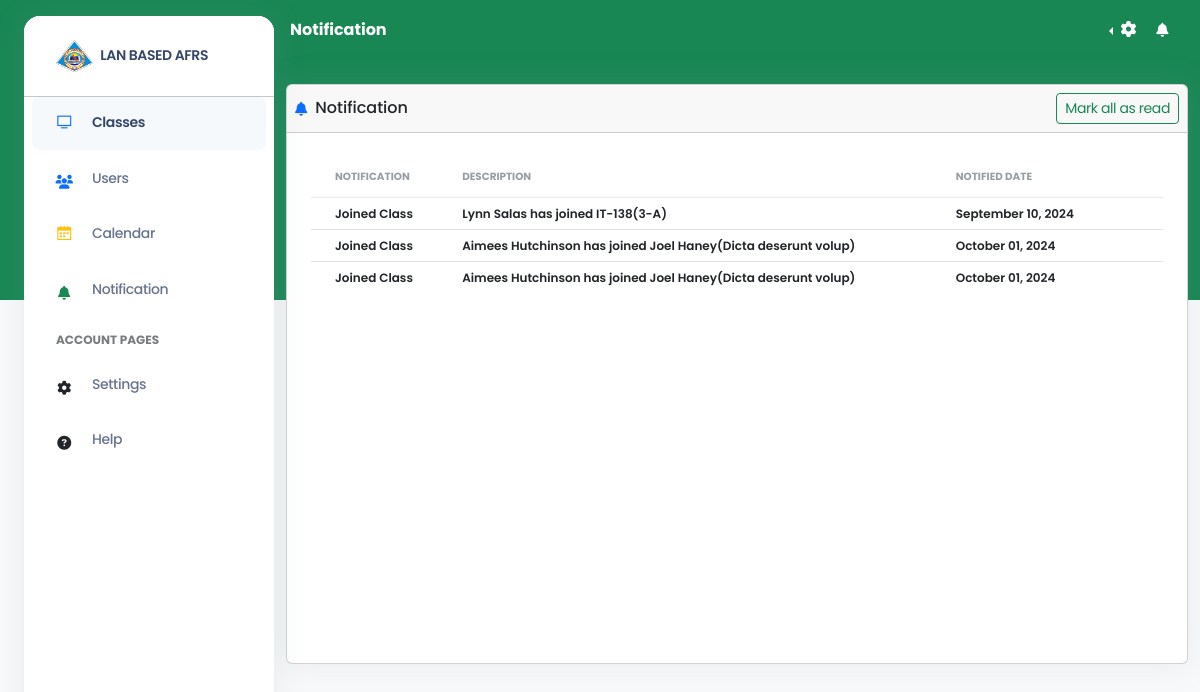
/index.php?page=notification (signed in), run on an earlier commit of the app's database.
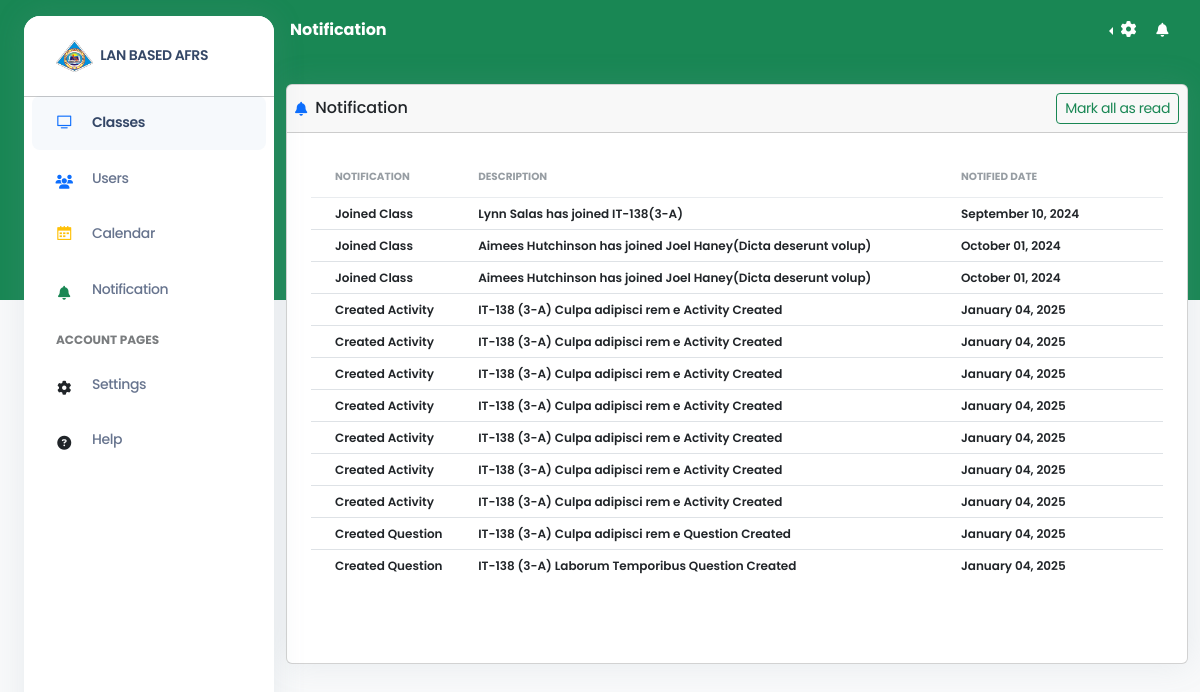
And on a later commit of the database.
### tables this page shows
CREATE TABLE `notifications` (
  `notification_id` int(255) NOT NULL,
  `notification_datetime` datetime DEFAULT NULL,
  `notification_description` longtext DEFAULT NULL,
  `notification_title` varchar(255) DEFAULT NULL,
  `notification_type` varchar(255) DEFAULT NULL,
  `included_id` int(11) DEFAULT NULL,
  `user_id` int(11) DEFAULT NULL,
  `activity_id` int(255) DEFAULT NULL,
  `is_read` int(1) NOT NULL
);

### views/notification.php (the view, shortened to what this page needs)
<?php
function getNotifData()
{
    global $conn;
    $user_id = $_SESSION['user_id'];
    $class_ids = [];
    $sql = "SELECT class_id FROM class_people WHERE user_id = ?";
    if ($stmt = $conn->prepare($sql)) {
        $stmt->bind_param("i", $user_id);
        $stmt->execute();
        $result = $stmt->get_result();
    }
    if (!empty($class_ids)) {
        $placeholders = implode(',', array_fill(0, count($class_ids), '?'));
    } else {
        $placeholders = '';
    }
    if (!empty($placeholders)) {
        $query = "SELECT notifications.*, users.*
                  FROM notifications
                  JOIN users ON users.user_id = notifications.user_id
                  WHERE (users.user_id = ? OR (notifications.included_id IN ($placeholders) AND notifications.notification_type = 'activity'))";
    } else {
        if ($_SESSION['usertype'] == 1) {
            $query = "SELECT notifications.*, users.*
            FROM notifications
            JOIN users ON users.user_id = notifications.user_id
            WHERE users.user_id = ?";
        } else {
            $query = "SELECT notifications.*, users.*
            FROM notifications
            JOIN users ON users.user_id = notifications.user_id";
        }
    }
    if ($stmt = $conn->prepare($query)) {
        if (!empty($placeholders)) {
            $types = str_repeat('i', count($class_ids) + 1);
            $params = array_merge([$user_id], $class_ids);
            $stmt->bind_param($types, ...$params);
        } else if ($_SESSION['usertype'] == 1) {
            $stmt->bind_param('i', $user_id);
        }
        $stmt->execute();
        $result = $stmt->get_result();
        $data = $result->fetch_all(MYSQLI_ASSOC);
        return $data;
    } else {
        echo json_encode(['status' => 'error', 'message' => 'Query preparation failed.']);
    }
}
?>
<div class="container-fluid py-4">
    <div class="row">
        <div class="col-12">
            <div class="card mb-4" style="min-height: 580px;">
                <div class="card-header d-flex p-2  align-items-center justify-content-between">
                    <div class="d-flex justify-content-between align-items-center w-100">
                        <div class="d-flex gap-2 ">
                            <i class="fa fa-bell text-primary text-sm opacity-10"></i>
                            <h6 class="mb-0">Notification</h6>
                        </div>
                        <div>
                            <button data-bs-toggle="modal" data-bs-target="#people" class="btn btn-outline-success btn-sm mb-0">
                                Mark all as read
                            </button>
                        </div>
                    </div>
                </div>
                <div class="card-body">
                    <table class="table align-items-center mb-0 table-data">
                        <thead>
                            <tr>
                                <th class="text-uppercase text-secondary text-xxs font-weight-bolder opacity-7">Notification</th>
                                <th class="text-uppercase text-secondary text-xxs font-weight-bolder opacity-7 ps-2">Description</th>
                                <th class="text-uppercase text-secondary text-xxs font-weight-bolder opacity-7">Notified Date</th>
                                <th class="text-secondary opacity-7"></th>
                            </tr>
                        </thead>
                        <tbody>
                            <?php
                            $notification = getNotifData();
                            ?>
                            <?php foreach ($notification as $notif): ?>
                                <tr>
                                    <td>
                                        <p class="text-xs font-weight-bold mb-0 ps-3"><?= $notif['notification_title'] ?></p>
                                    </td>
                                    <td>
                                        <p class="text-xs font-weight-bold mb-0"><?= $notif['notification_description'] ?></p>
                                    </td>
                                    <td>
                                        <p class="text-xs font-weight-bold mb-0 ps-3"><?= date('F d, Y', strtotime($notif['notification_datetime'])) ?></p>
                                    </td>
                                    <td>
                                    </td>
                                </tr>
                            <?php endforeach; ?>
                        </tbody>
                    </table>
                </div>
            </div>
        </div>
    </div>
</div>

What changed in the data, as far as the page shows it:
added notifications: notification_title "Created Activity", notification_description "IT-138 (3-A) Culpa adipisci rem e Activity Created", notification_datetime "January 04, 2025"
added notifications: notification_title "Created Activity", notification_description "IT-138 (3-A) Culpa adipisci rem e Activity Created", notification_datetime "January 04, 2025"
added notifications: notification_title "Created Activity", notification_description "IT-138 (3-A) Culpa adipisci rem e Activity Created", notification_datetime "January 04, 2025"
added notifications: notification_title "Created Activity", notification_description "IT-138 (3-A) Culpa adipisci rem e Activity Created", notification_datetime "January 04, 2025"
added notifications: notification_title "Created Activity", notification_description "IT-138 (3-A) Culpa adipisci rem e Activity Created", notification_datetime "January 04, 2025"
added notifications: notification_title "Created Activity", notification_description "IT-138 (3-A) Culpa adipisci rem e Activity Created", notification_datetime "January 04, 2025"
added notifications: notification_title "Created Activity", notification_description "IT-138 (3-A) Culpa adipisci rem e Activity Created", notification_datetime "January 04, 2025"
added notifications: notification_title "Created Question", notification_description "IT-138 (3-A) Culpa adipisci rem e Question Created", notification_datetime "January 04, 2025"
added notifications: notification_title "Created Question", notification_description "IT-138 (3-A) Laborum Temporibus Question Created", notification_datetime "January 04, 2025"
